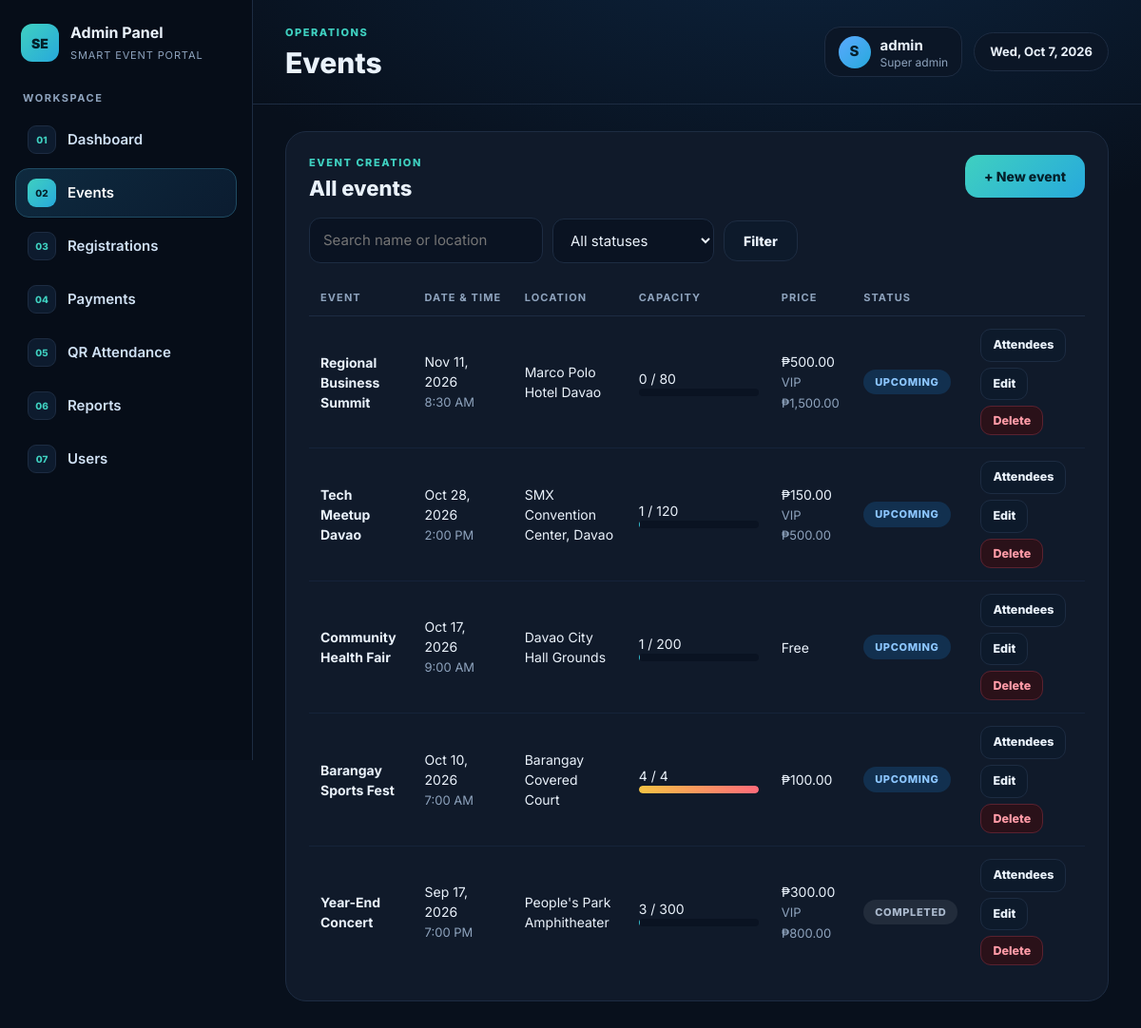
/admin/events.php (signed in), run on the app's committed database.
### tables this page shows
CREATE TABLE events (
  event_id    INT AUTO_INCREMENT PRIMARY KEY,
  event_name  VARCHAR(150) NOT NULL,
  description TEXT,
  event_date  DATE NOT NULL,
  event_time  TIME NOT NULL,
  location    VARCHAR(200) NOT NULL,
  capacity    INT NOT NULL DEFAULT 100,
  price       DECIMAL(10,2) NOT NULL DEFAULT 0,
  vip_price   DECIMAL(10,2) NOT NULL DEFAULT 0,
  status      ENUM('Upcoming','Ongoing','Completed','Cancelled') NOT NULL DEFAULT 'Upcoming',
  created_by  INT NULL,
  created_at  TIMESTAMP DEFAULT CURRENT_TIMESTAMP,
  FOREIGN KEY (created_by) REFERENCES users(id) ON DELETE SET NULL
);

### admin/events.php (the view, shortened to what this page needs)
<?php
require_once __DIR__ . '/../includes/layout.php';
$q = trim($_GET['q'] ?? ''); $st = $_GET['status'] ?? '';
$sql = "SELECT * FROM events WHERE 1"; $args = [];
$sql .= " ORDER BY event_date DESC, event_time DESC";
$s = db()->prepare($sql); $s->execute($args); $rows = $s->fetchAll();
?>
<div class="card">
  <div class="card-head"><div><div class="eyebrow">Event creation</div><h2>All events</h2></div>
    <a class="btn btn-primary" href="<?= url('admin/event_form.php') ?>">+ New event</a></div>
  <form class="toolbar" method="get">
    <input name="q" placeholder="Search name or location" value="<?= h($q) ?>">
    <select name="status"><option value="">All statuses</option>
      <?php foreach (['Upcoming','Ongoing','Completed','Cancelled'] as $o): ?><option <?= $st===$o?'selected':'' ?>><?= $o ?></option><?php endforeach; ?></select>
    <button class="btn">Filter</button>
  </form>
  <div class="tablewrap"><table><thead><tr><th>Event</th><th>Date &amp; time</th><th>Location</th><th>Capacity</th><th>Price</th><th>Status</th><th></th></tr></thead><tbody>
  <?php foreach ($rows as $e): $t = seats_taken((int)$e['event_id']); ?>
    <tr><td><b><?= h($e['event_name']) ?></b></td>
      <td><?= fdate($e['event_date']) ?><br><span class="muted small"><?= ftime($e['event_time']) ?></span></td>
      <td><?= h($e['location']) ?></td>
      <td style="min-width:150px"><?= $t ?> / <?= (int)$e['capacity'] ?><?= bar($t, (int)$e['capacity']) ?></td>
      <td><?= $e['price'] > 0 ? money($e['price']) : 'Free' ?><?= $e['vip_price'] > 0 ? '<br><span class="muted small">VIP ' . money($e['vip_price']) . '</span>' : '' ?></td>
      <td><?= badge($e['status']) ?></td>
      <td><div class="actions">
        <a class="btn btn-sm" href="<?= url('admin/registrations.php?event_id=' . $e['event_id']) ?>">Attendees</a>
        <a class="btn btn-sm" href="<?= url('admin/event_form.php?id=' . $e['event_id']) ?>">Edit</a>
        <form method="post" onsubmit="return confirm('Delete this event and all its registrations?')"><?= csrf_field() ?>
          <button class="btn btn-sm btn-danger">Delete</button></form></div></td></tr>
  <?php endforeach; if (!$rows): ?><tr><td colspan="7" class="muted">No events found.</td></tr><?php endif; ?>
  </tbody></table></div>
</div>

### config.php (shortened to what this page needs)
<?php
function db(): PDO {
    static $pdo = null;
    if ($pdo === null) {
        $pdo = new PDO(
            'mysql:host=' . DB_HOST . ';dbname=' . DB_NAME . ';charset=utf8mb4',
            DB_USER, DB_PASS,
            [
                PDO::ATTR_ERRMODE => PDO::ERRMODE_EXCEPTION,
                PDO::ATTR_DEFAULT_FETCH_MODE => PDO::FETCH_ASSOC,
                PDO::ATTR_EMULATE_PREPARES => false,
            ]
        );
    }
    return $pdo;
}
function h($v): string { return htmlspecialchars((string)$v, ENT_QUOTES, 'UTF-8'); }
function url(string $p = ''): string { return BASE_URL . '/' . ltrim($p, '/'); }
function money($n): string { return '₱' . number_format((float)$n, 2); }
function fdate($d): string { return $d ? date('M j, Y', strtotime($d)) : '-'; }
function ftime($t): string { return $t ? date('g:i A', strtotime($t)) : '-'; }
function badge(string $text): string {
    $map = [
        'Approved'=>'b-green','Paid'=>'b-green','Free'=>'b-green','Verified'=>'b-green','Attended'=>'b-green','Upcoming'=>'b-blue','Ongoing'=>'b-green',
        'Pending'=>'b-amber','Unpaid'=>'b-amber','Not Attended'=>'b-gray','Completed'=>'b-gray',
        'Rejected'=>'b-red','Cancelled'=>'b-red','Refunded'=>'b-red',
    ];
    return '<span class="badge ' . ($map[$text] ?? '') . '">' . h($text) . '</span>';
}
function bar(int $taken, int $cap): string {
    $pct = $cap > 0 ? min(100, round($taken / $cap * 100)) : 0;
    return '<div class="bar"><i class="' . ($pct >= 100 ? 'full' : '') . '" style="width:' . $pct . '%"></i></div>';
}

### assets/style.css (style rules this page uses)
:root { --bg:#08101c; --side:#060d18; --card:#101a2a; --line:#1d2c42; --text:#eaf2fb; --muted:#8ea3bd; --teal:#3fd0c0; --cyan:#27a9dc; --blue:#5aa9ff; --amber:#f6c344; --red:#ff6b7a; --green:#4fd69c; --r:18px; }
* { box-sizing:border-box }
html,body { margin:0 }
body { background:radial-gradient(1200px 600px at 70% -10%,#0d2540 0,transparent 60%),var(--bg);color:var(--text); font-family:Inter,"Segoe UI",system-ui,sans-serif;font-size:15px;line-height:1.5;min-height:100vh }
a { color:var(--teal);text-decoration:none }
h1,h2,h3 { margin:0;line-height:1.15 }
h2 { font-size:22px;font-weight:800 }
.eyebrow { font-size:11px;letter-spacing:.14em;text-transform:uppercase;font-weight:800;color:var(--teal);margin-bottom:6px }
.muted { color:var(--muted) }
.small { font-size:13px }
.btn { display:inline-flex;align-items:center;justify-content:center;gap:8px;border-radius:14px;padding:12px 20px;font-weight:800;font-size:14px;border:1px solid var(--line);background:#0d1a2b;color:var(--text);cursor:pointer;font-family:inherit }
.btn-primary { background:linear-gradient(135deg,var(--teal),var(--cyan));color:#04202a;border:0 }
.btn-danger { background:#2a1119;border-color:#5a2230;color:#ff9aa6 }
.btn-sm { padding:7px 12px;font-size:12.5px;border-radius:11px }
.card { background:var(--card);border:1px solid var(--line);border-radius:22px;padding:24px;margin-bottom:22px }
.card-head { display:flex;justify-content:space-between;align-items:flex-start;gap:12px;margin-bottom:18px;flex-wrap:wrap }
.toolbar { display:flex;gap:10px;flex-wrap:wrap;margin-bottom:18px;align-items:center }
input,select,textarea { width:100%;background:#0a1322;border:1px solid var(--line);border-radius:12px;color:var(--text);padding:12px 14px;font:inherit }
.toolbar input,.toolbar select { width:auto;min-width:170px }
.tablewrap { overflow-x:auto }
table { width:100%;border-collapse:collapse;font-size:14px }
th { text-align:left;font-size:11px;letter-spacing:.1em;text-transform:uppercase;color:var(--muted);padding:10px 12px;border-bottom:1px solid var(--line);white-space:nowrap }
td { padding:13px 12px;border-bottom:1px solid #15233a;vertical-align:middle }
tr:last-child td { border-bottom:0 }
.actions { display:flex;gap:6px;flex-wrap:wrap }
.actions form { margin:0 }
.badge { display:inline-block;padding:5px 12px;border-radius:999px;font-size:11px;font-weight:800;letter-spacing:.06em;text-transform:uppercase;background:#26303f;color:#c9d6e6;white-space:nowrap }
.b-blue { background:#12304f;color:#8cc6ff }
.b-gray { background:#222c3b;color:#a9b8cc }
.bar { height:8px;border-radius:99px;background:#0a1322;overflow:hidden;min-width:90px }
.bar i { display:block;height:100%;background:linear-gradient(90deg,var(--teal),var(--cyan));border-radius:99px }
.bar i.full { background:linear-gradient(90deg,var(--amber),var(--red)) }

### data on the page
events: event_name "Regional Business Summit", event_date "Nov 11, 2026", event_time "8:30 AM", location "Marco Polo Hotel Davao", t "0", capacity "80", price "₱500.00", vip_price "₱1,500.00", status "UPCOMING"
events: event_name "Tech Meetup Davao", event_date "Oct 28, 2026", event_time "2:00 PM", location "SMX Convention Center, Davao", t "1", capacity "120", price "₱150.00", vip_price "₱500.00", status "UPCOMING"
events: event_name "Community Health Fair", event_date "Oct 17, 2026", event_time "9:00 AM", location "Davao City Hall Grounds", t "1", capacity "200", price "Free", status "UPCOMING"
events: event_name "Barangay Sports Fest", event_date "Oct 10, 2026", event_time "7:00 AM", location "Barangay Covered Court", t "4", capacity "4", price "₱100.00", status "UPCOMING"
events: event_name "Year-End Concert", event_date "Sep 17, 2026", event_time "7:00 PM", location "People's Park Amphitheater", t "3", capacity "300", price "₱300.00", vip_price "₱800.00", status "COMPLETED"

### other printed values
$label "Dashboard"
$label "Events"
$label "Registrations"
$label "Payments"
$label "QR Attendance"
$label "Reports"
$label "Users"
$title "Events"
$ini "S"
$u['username'] "admin"
